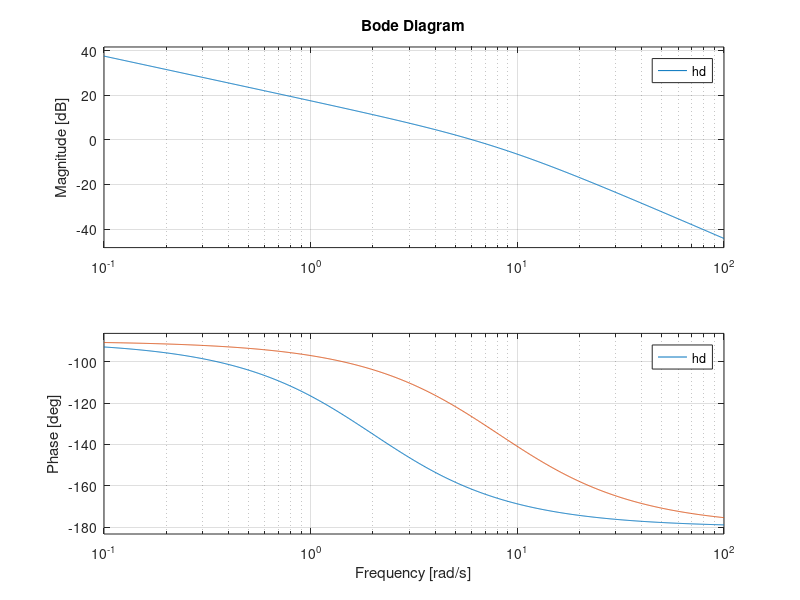
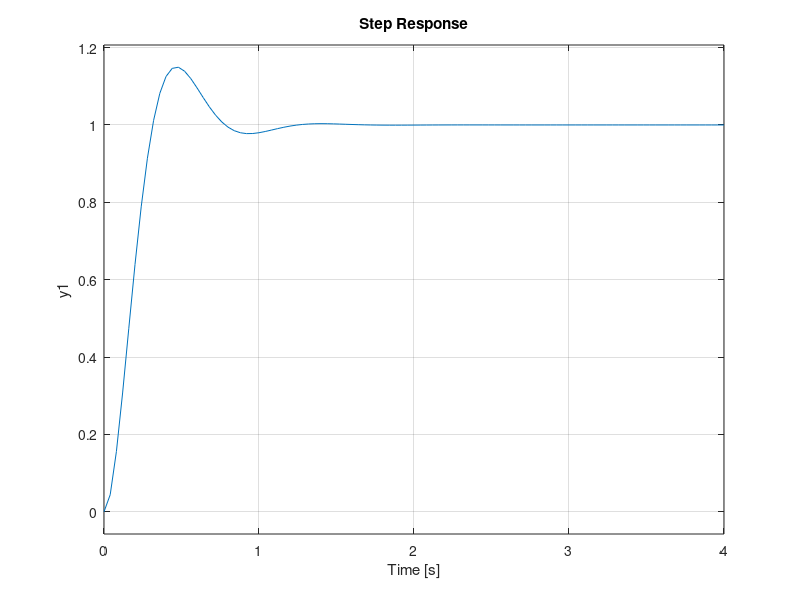
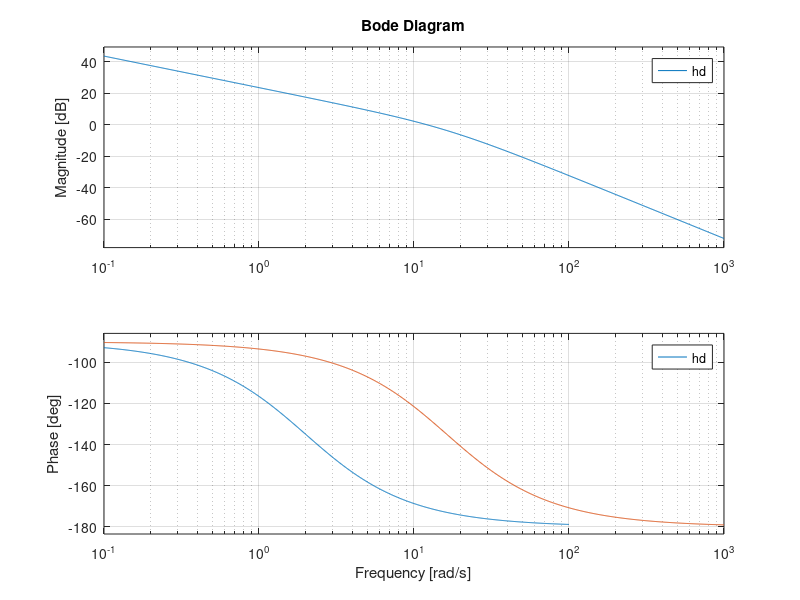
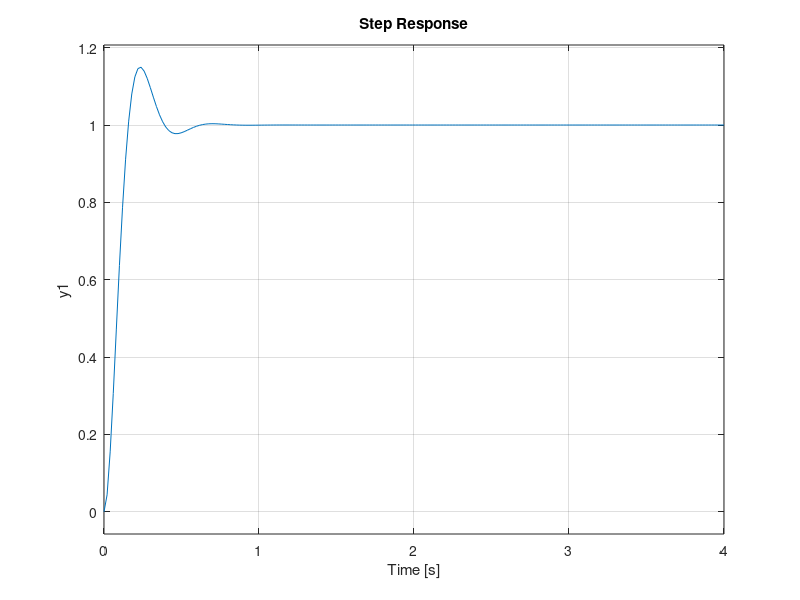

Write MATLAB code to recreate these figures, in order.
%% a
hf = tf(3.5, [0.5, 1, 0]);
m = 0.15;
xi = abs(log(m))/sqrt(pi^2+log(m)^2);
A = 1/sqrt( 2)/4/xi/xi;
Adb = 20*log10(A);
ts = 4.06; %using only P controller
ts1 = 1; % desired
Kp = 0.5346; %using P controller
Kp1 = Kp*ts/ts1; % new gain needed
Td = 0.5; % = Tf
Tn = Td*ts1/ts;
figure
bode(hf); hold on
hc = tf(Kp1*[Td, 1], [Tn, 1]);

hd = hc*hf;
bode(hd); hold off

figure
step(feedback(hd,1));

%% b
hf = tf(3.5, [0.5, 1, 0]);
m = 0.15;
xi = abs(log(m))/sqrt(pi^2+log(m)^2);
A = 1/sqrt(2)/4/xi/xi;
Adb = 20*log10(A);
ts = 4.06; %using only P controller
ts1 = 2/xi/xi/15; % desired
Kp = 0.5346; %using P controller
Kp1 = Kp*ts/ts1; % new gain needed
Td = 0.5; % = Tf
Tn = Td*ts1/ts;
figure
bode(hf); hold on
hc = tf(Kp1*[Td, 1], [Tn, 1]);
hd = hc*hf;
bode(hd); hold off

figure
step(feedback(hd,1));